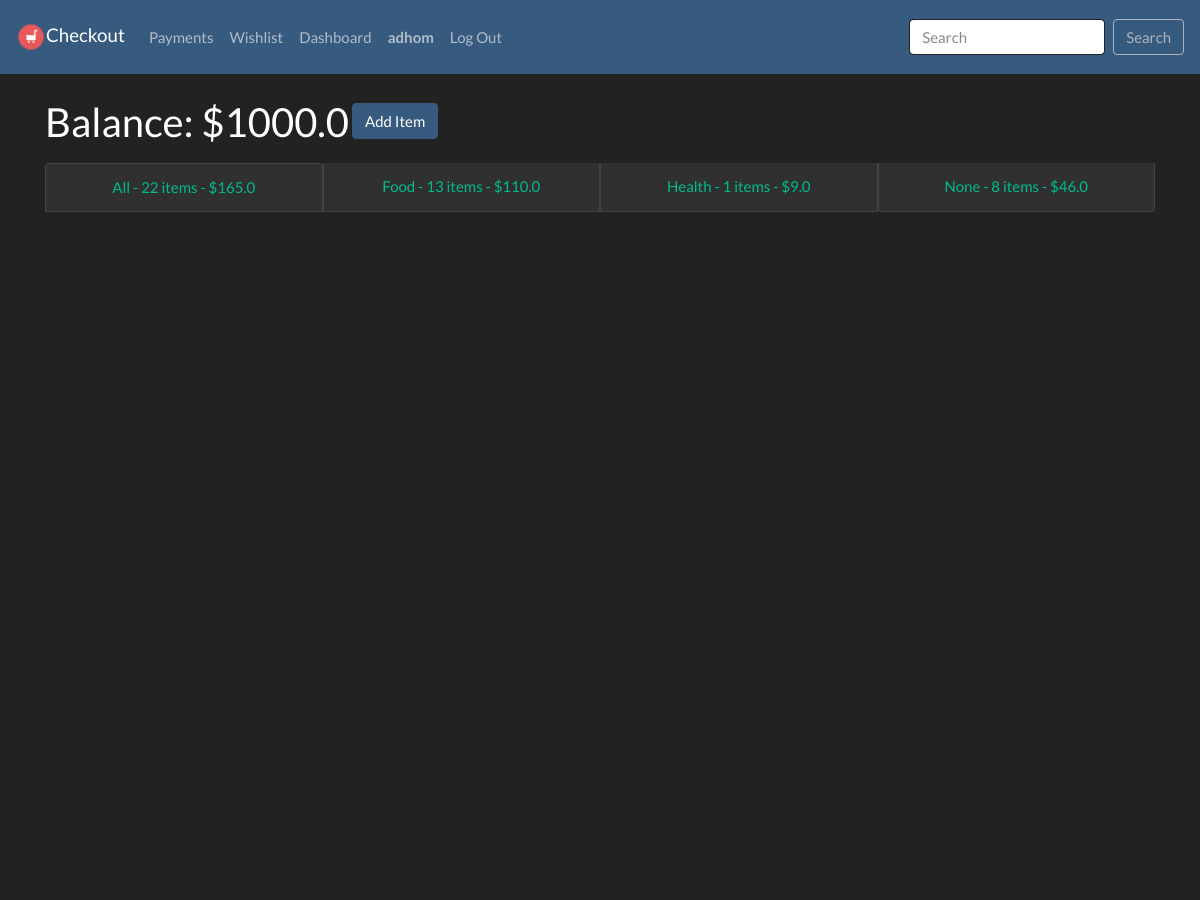
Before: / (signed in, upper part) with the older database file.
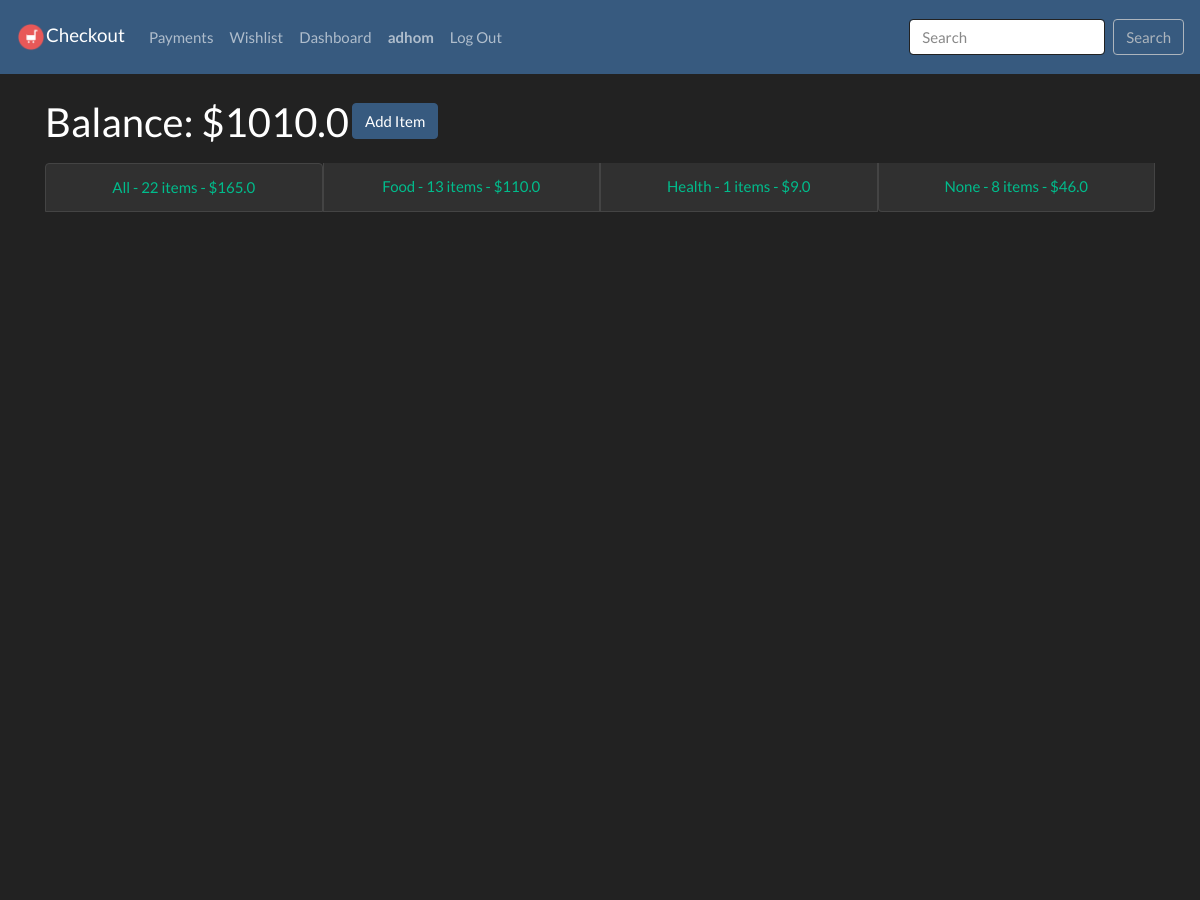
After: the same page with the newer database file.
### checkout/models.py (models this page shows)
class User(AbstractUser):
    balance = models.FloatField()

### checkout/views.py (the view)
# urls.py: path("", views.index, name="index"),
@login_required
def index(request):
    if not request.user.is_authenticated:
        return render(request, "checkout/login.html")
    items = Item.objects.filter(user=request.user).order_by("-date", "-id")
    num = request.GET.get("page", 1)
    items_paginator = paginate(items, num)
    return render(request, "checkout/index.html",
                {"paginator": items_paginator["paginator"],
                "page_obj": items_paginator["page_obj"],
                "items": items_paginator["items"],
                "categories": get_categories(request.user),
                "items_count": items.count(),
                "items_sum": items.aggregate(Sum("price"))["price__sum"] if items else 0,
                "form": ItemForm()})

### checkout/forms.py
class ItemForm(forms.ModelForm):
    class Meta:
        model = Item
        fields = '__all__'
        exclude = ('user', 'category')
        widgets = {
            'date': DateInput(),
        }
    category = forms.CharField(required=False)
    field_order = ["name", "price", "quantity", "seller", "date", "category", "comment"]

### checkout/models.py (called while the page is built)
    def __str__(self):
        return self.name.title()

### checkout/utils.py (called while the page is built)
def paginate(items, page_number=1):
    paginator = Paginator(items, 10)
    page_obj = paginator.get_page(page_number)
    return {"paginator": paginator, "page_obj": page_obj, "items": page_obj.object_list}

def get_categories(user):
    saved = Category.objects.all().order_by("name").distinct()
    cats = []
    for i in saved:
        items = i.item_set.filter(user=user)
        if len(items) > 0:
            cats.append({"title": i, "count": items.count(), "sum": items.values("price").aggregate(Sum('price'))["price__sum"]})
    return cats

### checkout/templates/checkout/index.html (shortened to what this page needs)
{% extends "checkout/layout.html" %}
{% load static %}
{% load crispy_forms_tags %}
{% block body %}
    <h2 id="balance" style="display: inline-block">Balance: ${{ user.balance }}</h2>
    {% if form %}
        <button type="submit" class="btn btn-primary mb-4" id="new_item_button">Add Item</button>
    {% endif %}
    <ul class="list-group">
        <li class="list-group-item"><a href="{% url 'checkout:index' %}">All - {{ items_count }} items - ${{ items_sum }}
        </a></li>
        {% for category in categories %}
            <li class="list-group-item"><a href="{% url 'checkout:category' category.title|lower %}">
                {{ category.title }} - {{ category.count}} items - ${{ category.sum }}
                </a>
            </li>
        {% endfor %}
    </ul>
<div id="items_list">
</div>
{% endblock %}

### checkout/templates/checkout/layout.html (shortened to what this page needs)
{% load static %}
{% load crispy_forms_tags %}
<!DOCTYPE html>
<html lang="en">
    <head>
        <link href="{% static 'checkout/styles.css' %}" rel="stylesheet" type="text/css">
        <link href="{% static 'checkout/darkly.css' %}" rel="stylesheet" type="text/css">
    </head>
    <body>
        <nav class="navbar navbar-expand-lg navbar-dark bg-primary mb-4 sticky-top">
            <a class="navbar-brand" href="{% url 'checkout:index' %}"><img style="height: 30px; width: 30px" src="{% static 'checkout/logo.png' %}">Checkout</a>
            <div class="collapse navbar-collapse">
              <ul class="navbar-nav mr-auto">
                {% if user.is_authenticated %}
                    <li class="nav-item">
                        <a class="nav-link" href="{% url 'payment:index' %}">Payments</a>
                    </li>
                    <li class="nav-item">
                        <a class="nav-link" href="{% url 'wishlist:index' %}">Wishlist</a>
                    </li>
                    <li class="nav-item">
                      <a class="nav-link" href="{% url 'dashboard:index' %}">Dashboard</a>
                    </li>
                    <li class="nav-item">
                        <a class="nav-link" href="{% url 'checkout:profile' %}"><strong>{{ user.username }}</strong></a>
                    </li>
                {% endif %}
                {% if user.is_authenticated %}
                    <li class="nav-item">
                        <a class="nav-link" href="{% url 'checkout:logout' %}">Log Out</a>
                    </li>
                {% endif %}
              </ul>
              <form action="{% url 'checkout:search' %}" method="GET" class="form-inline my-2 my-lg-0">
                  <input class="form-control mr-sm-2" name="q" type="search" placeholder="Search" aria-label="Search">
                  <button class="btn btn-outline-light my-2 my-sm-0" type="submit">Search</button>
                </form>
            </div>
          </nav>
        <div class="body container">
            {% block body %}
            {% endblock %}
        </div>
    </body>
</html>

Changed rows visible on the page:
changed User "adhom": balance "1000.0" → "1010.0"
